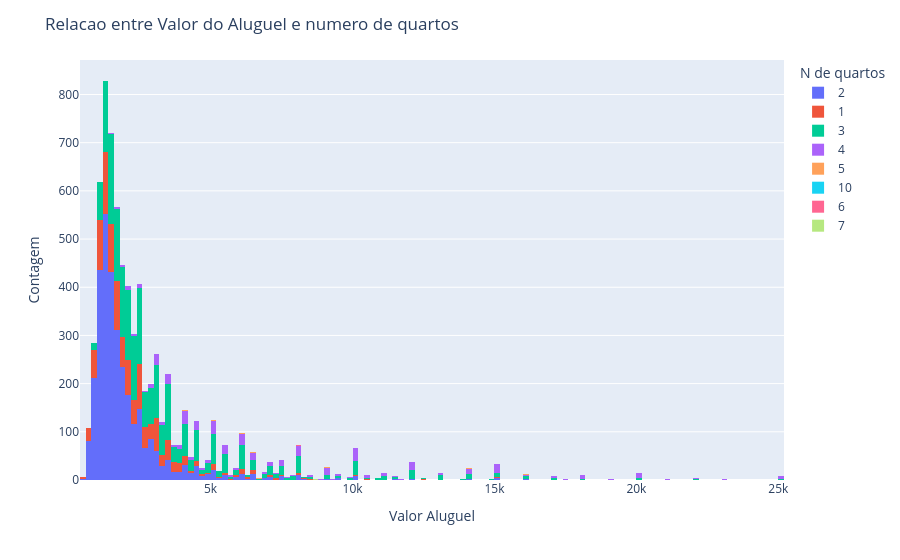

Here is the notebook cell this chart was saved with:
### Code cell
# Valor_Aluguel x N_Quartos

fig = px.histogram(df, x='Valor_Aluguel', color='N_Quartos', barmode='stack')

# Layout
fig.update_layout(title='Relacao entre Valor do Aluguel e numero de quartos',
		  xaxis_title='Valor Aluguel',
		  yaxis_title='Contagem',
		  legend_title='N de quartos')
fig.show()

### Figure 1 — Plotly figure (JSON) as saved in the notebook; plotly's stock layout.template omitted (floating-point values rounded to 4 significant figures; data arrays with more than 128 entries replaced by an {"elided": "..."} marker saying what was removed)
{"data": [{"alignmentgroup": "True", "bingroup": "x", "hovertemplate": "N_Quartos=2<br>Valor_Aluguel=%{x}<br>count=%{y}<extra></extra>", "legendgroup": "2", "marker": {"color": "#636efa", "pattern": {"shape": ""}}, "name": "2", "offsetgroup": "2", "orientation": "v", "showlegend": true, "type": "histogram", "x": {"elided": "3265 int values"}, "xaxis": "x", "yaxis": "y"}, {"alignmentgroup": "True", "bingroup": "x", "hovertemplate": "N_Quartos=1<br>Valor_Aluguel=%{x}<br>count=%{y}<extra></extra>", "legendgroup": "1", "marker": {"color": "#EF553B", "pattern": {"shape": ""}}, "name": "1", "offsetgroup": "1", "orientation": "v", "showlegend": true, "type": "histogram", "x": {"elided": "1145 int values"}, "xaxis": "x", "yaxis": "y"}, {"alignmentgroup": "True", "bingroup": "x", "hovertemplate": "N_Quartos=3<br>Valor_Aluguel=%{x}<br>count=%{y}<extra></extra>", "legendgroup": "3", "marker": {"color": "#00cc96", "pattern": {"shape": ""}}, "name": "3", "offsetgroup": "3", "orientation": "v", "showlegend": true, "type": "histogram", "x": {"elided": "2304 int values"}, "xaxis": "x", "yaxis": "y"}, {"alignmentgroup": "True", "bingroup": "x", "hovertemplate": "N_Quartos=4<br>Valor_Aluguel=%{x}<br>count=%{y}<extra></extra>", "legendgroup": "4", "marker": {"color": "#ab63fa", "pattern": {"shape": ""}}, "name": "4", "offsetgroup": "4", "orientation": "v", "showlegend": true, "type": "histogram", "x": {"elided": "473 int values"}, "xaxis": "x", "yaxis": "y"}, {"alignmentgroup": "True", "bingroup": "x", "hovertemplate": "N_Quartos=5<br>Valor_Aluguel=%{x}<br>count=%{y}<extra></extra>", "legendgroup": "5", "marker": {"color": "#FFA15A", "pattern": {"shape": ""}}, "name": "5", "offsetgroup": "5", "orientation": "v", "showlegend": true, "type": "histogram", "x": [4000, 5000, 5000, 6000, 6500, 6500, 6700, 9000, 14000, 16000, 16000, 19900], "xaxis": "x", "yaxis": "y"}, {"alignmentgroup": "True", "bingroup": "x", "hovertemplate": "N_Quartos=10<br>Valor_Aluguel=%{x}<br>count=%{y}<extra></extra>", "legendgroup": "10", "marker": {"color": "#19d3f3", "pattern": {"shape": ""}}, "name": "10", "offsetgroup": "10", "orientation": "v", "showlegend": true, "type": "histogram", "x": [8000], "xaxis": "x", "yaxis": "y"}, {"alignmentgroup": "True", "bingroup": "x", "hovertemplate": "N_Quartos=6<br>Valor_Aluguel=%{x}<br>count=%{y}<extra></extra>", "legendgroup": "6", "marker": {"color": "#FF6692", "pattern": {"shape": ""}}, "name": "6", "offsetgroup": "6", "orientation": "v", "showlegend": true, "type": "histogram", "x": [8000, 14000], "xaxis": "x", "yaxis": "y"}, {"alignmentgroup": "True", "bingroup": "x", "hovertemplate": "N_Quartos=7<br>Valor_Aluguel=%{x}<br>count=%{y}<extra></extra>", "legendgroup": "7", "marker": {"color": "#B6E880", "pattern": {"shape": ""}}, "name": "7", "offsetgroup": "7", "orientation": "v", "showlegend": true, "type": "histogram", "x": [8700], "xaxis": "x", "yaxis": "y"}], "layout": {"autosize": true, "barmode": "stack", "legend": {"title": {"text": "N de quartos"}, "tracegroupgap": 0}, "margin": {"t": 60}, "title": {"text": "Relacao entre Valor do Aluguel e numero de quartos"}, "xaxis": {"anchor": "y", "autorange": true, "domain": [0, 1], "range": [399.5, 25200.0], "title": {"text": "Valor Aluguel"}, "type": "linear"}, "yaxis": {"anchor": "x", "autorange": true, "domain": [0, 1], "range": [0, 871.6], "title": {"text": "Contagem"}}}}
